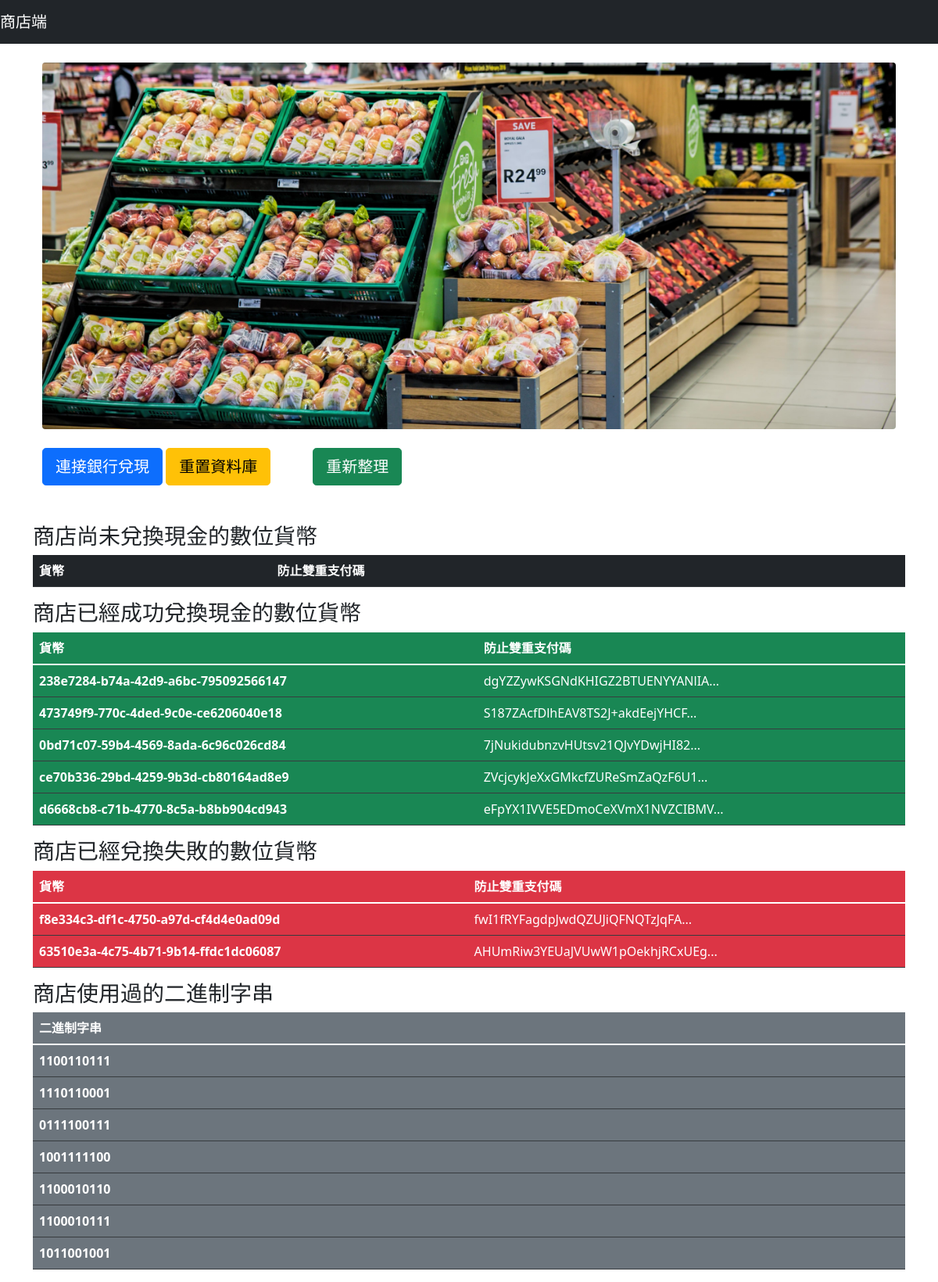
Before: / with the older database file.
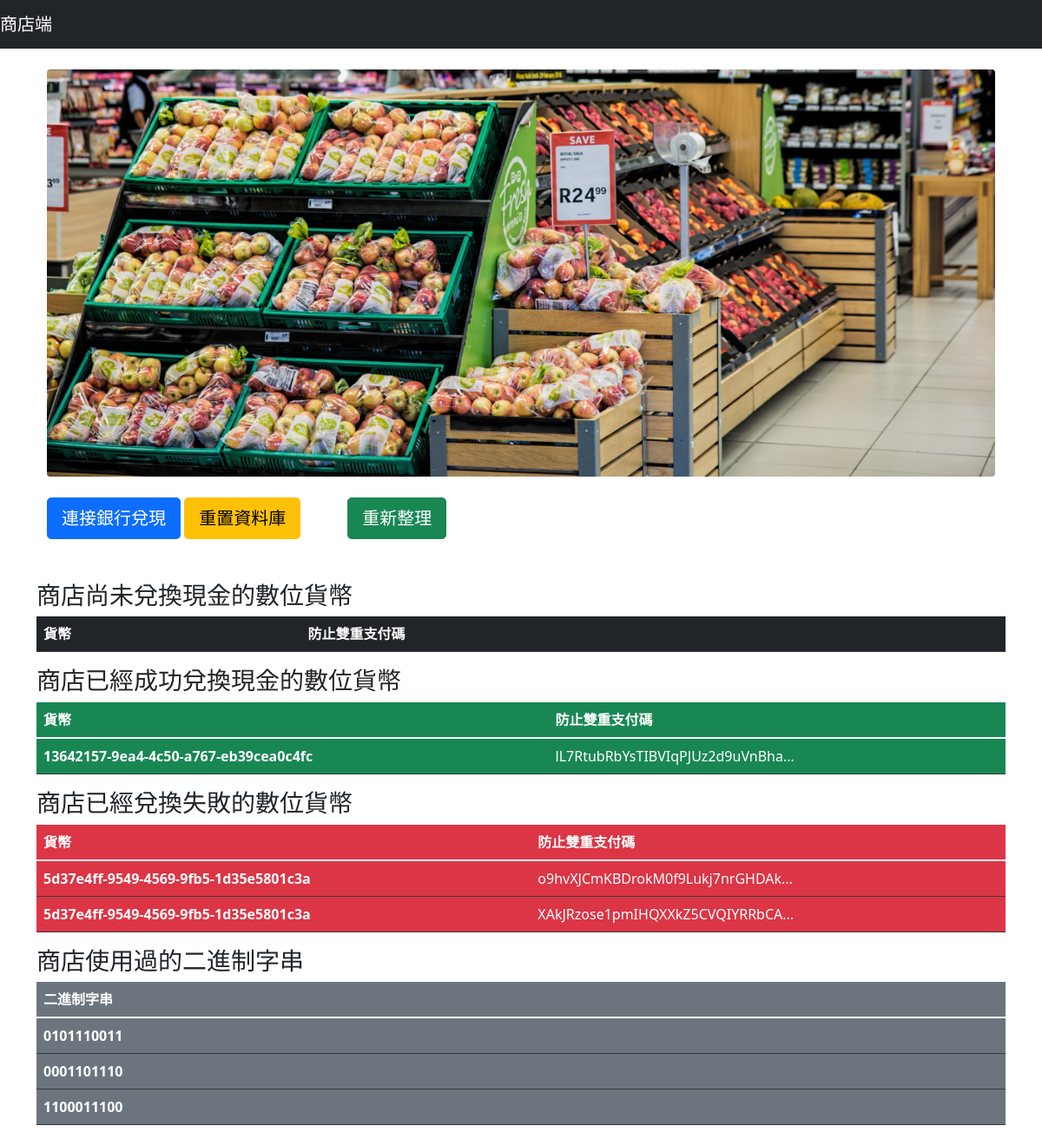
After: the same page with the newer database file.
### tables this page shows
CREATE TABLE STOREWALLET(
   id INTEGER PRIMARY KEY AUTOINCREMENT,
   hidden_user_info     TEXT                NOT NULL,
   digital_currency     TEXT     DEFAULT 0   NOT NULL,
   deposited         INT     DEFAULT 0,           
   deposit_fail         INT     DEFAULT 0
);

CREATE TABLE BINARYSTRINGS(
   id INTEGER PRIMARY KEY AUTOINCREMENT,
   binary_string     TEXT     DEFAULT 0   NOT NULL
);

### app.py (the view)
@app.route('/',methods=['GET'])
def homePage():
    NotDepositedYetCurrencys=SQLiteUtil.getCurrencyNotYetDepositForFrontEnd()
    CurrencysDeposited=SQLiteUtil.getCurrencyDepositedForFrontEnd()
    CurrencyDepositFail=SQLiteUtil.getCurrencyDepositFailForFrontEnd()
    binaryStrings = SQLiteUtil.getBinaryStringForFrontEnd()
    return render_template('index.html',NotDepositedYetCurrencys=NotDepositedYetCurrencys,CurrencysDeposited=CurrencysDeposited,CurrencyDepositFail=CurrencyDepositFail,binaryStrings=binaryStrings)

### SQLiteUtil.py (called while the page is built)
def getCurrencyNotYetDepositForFrontEnd():
    s=storeWalletTable.select().where(storeWalletTable.c.deposited==0,storeWalletTable.c.deposit_fail==0)
    conn = engine.connect()
    results = conn.execute(s)
    returnResult=list()
    for result in results:
        currency=result[2]
        hiddenUserInfo=json.loads(result[1])
        hiddenUserInfo=hiddenUserInfo[0][:30]+"..."
        resultList=list(result)
        returnResult.append([currency,hiddenUserInfo])
    return returnResult

def getCurrencyDepositedForFrontEnd():
    s=storeWalletTable.select().where(storeWalletTable.c.deposited==1 , storeWalletTable.c.deposit_fail!=1)
    conn = engine.connect()
    results = conn.execute(s)
    returnResult=list()
    for result in results:
        currency=result[2]
        hiddenUserInfo=json.loads(result[1])
        hiddenUserInfo=hiddenUserInfo[0][:30]+"..."
        resultList=list(result)
        returnResult.append([currency,hiddenUserInfo])
    return returnResult

def getCurrencyDepositFailForFrontEnd():
    s=storeWalletTable.select().where(storeWalletTable.c.deposit_fail==1)
    conn = engine.connect()
    results = conn.execute(s)
    returnResult=list()
    for result in results:
        currency=result[2]
        hiddenUserInfo=json.loads(result[1])
        hiddenUserInfo=hiddenUserInfo[0][:30]+"..."
        returnResult.append([currency,hiddenUserInfo])
    return returnResult

def getBinaryStringForFrontEnd():
    s=binaryStringTable.select()
    conn = engine.connect()
    results = conn.execute(s)
    returnResult=list()
    for result in results:
        binaryString=result[1]
        returnResult.append(binaryString)
    return returnResult

### templates/index.html (shortened to what this page needs)
<!DOCTYPE html>
<html lang="en">
<head>
    <link href="https://cdn.jsdelivr.net/npm/bootstrap@5.1.3/dist/css/bootstrap.min.css" rel="stylesheet"
>
</head>
<body>
    <nav class="navbar navbar-expand-lg navbar-dark bg-dark">
        <a class="navbar-brand" style=" font: size 100px;" href="#">商店端</a>
    </nav>
    <div class="container">
        <div class="container">
            <br>
            <img src="/static/images/Store.jpg" class="rounded mx-auto d-block" alt="..." style="width:100%">
            <br>
            <a type="button" class="btn btn-primary btn-lg" href="/deposit">連接銀行兌現</a>
            <a type="button" class="btn btn-warning btn-lg" href="/refresh-database">重置資料庫</a>
            <a type="button" class="btn btn-success btn-lg" style="position: relative;left:50px;" href="/">重新整理</a>
        </div>
        <br>
        <br>
        <h3>商店尚未兌換現金的數位貨幣</h3>
        <table class="table table-dark">
            <thead>
                <tr>
                    <th scope="col">貨幣</th>
                    <th scope="col">防止雙重支付碼</th>
                </tr>
            </thead>
        </table>
        <h3>商店已經成功兌換現金的數位貨幣</h3>
        <table class="table table-dark">
            <thead>
                <tr>
                    <th scope="col" class="bg-success">貨幣</th>
                    <th scope="col" class="bg-success">防止雙重支付碼</th>
                </tr>
            </thead>
            <tbody>
                {% for CurrencyDeposited in CurrencysDeposited %}
                <tr>
                    <th class="bg-success">{{ CurrencyDeposited[0]}}</th>
                    <td class="bg-success">{{CurrencyDeposited[1]}}</td>
                </tr>
                {% endfor %}
            </tbody>
        </table>
        <h3>商店已經兌換失敗的數位貨幣</h3>
        <table class="table table-dark">
            <thead>
                <tr>
                    <th scope="col" class="bg-danger">貨幣</th>
                    <th scope="col" class="bg-danger">防止雙重支付碼</th>
                </tr>
            </thead>
            <tbody>
                {% for CurrencyDepositFailed in CurrencyDepositFail %}
                <tr>
                    <th class="bg-danger">{{ CurrencyDepositFailed[0]}}</th>
                    <td class="bg-danger">{{CurrencyDepositFailed[1]}}</td>
                </tr>
                {% endfor %}
            </tbody>
        </table>
        <h3>商店使用過的二進制字串</h3>
        <table class="table table-dark">
            <thead>
                <tr>
                    <th scope="col" class="bg-secondary">二進制字串</th>
                </tr>
            </thead>
            <tbody>
                {% for binaryString in binaryStrings %}
                <tr>
                    <th class="bg-secondary">{{ binaryString}}</th>
                </tr>
                {% endfor %}
            </tbody>
        </table>
    </div>
</body>
</html>

Changed rows visible on the page:
removed STOREWALLET: digital_currency "238e7284-b74a-42d9-a6bc-795092566147", CurrencyDeposited "dgYZZywKSGNdKHIGZ2BTUENYYANlIA...", shown under "商店已經成功兌換現金的數位貨幣"
removed STOREWALLET: digital_currency "473749f9-770c-4ded-9c0e-ce6206040e18", CurrencyDeposited "S187ZAcfDlhEAV8TS2J+akdEejYHCF...", shown under "商店已經成功兌換現金的數位貨幣"
removed STOREWALLET: digital_currency "0bd71c07-59b4-4569-8ada-6c96c026cd84", CurrencyDeposited "7jNukidubnzvHUtsv21QJvYDwjHI82...", shown under "商店已經成功兌換現金的數位貨幣"
removed STOREWALLET: digital_currency "ce70b336-29bd-4259-9b3d-cb80164ad8e9", CurrencyDeposited "ZVcjcykJeXxGMkcfZUReSmZaQzF6U1...", shown under "商店已經成功兌換現金的數位貨幣"
removed STOREWALLET: digital_currency "d6668cb8-c71b-4770-8c5a-b8bb904cd943", CurrencyDeposited "eFpYX1IVVE5EDmoCeXVmX1NVZCIBMV...", shown under "商店已經成功兌換現金的數位貨幣"
removed STOREWALLET: digital_currency "f8e334c3-df1c-4750-a97d-cf4d4e0ad09d", CurrencyDepositFailed "fwI1fRYFagdpJwdQZUJiQFNQTzJqFA...", shown under "商店已經兌換失敗的數位貨幣"
removed STOREWALLET: digital_currency "63510e3a-4c75-4b71-9b14-ffdc1dc06087", CurrencyDepositFailed "AHUmRiw3YEUaJVUwW1pOekhjRCxUEg...", shown under "商店已經兌換失敗的數位貨幣"
removed BINARYSTRINGS: binary_string "1001111100"
removed BINARYSTRINGS: binary_string "1100010110"
removed BINARYSTRINGS: binary_string "1100010111"
removed BINARYSTRINGS: binary_string "1011001001"
added STOREWALLET: digital_currency "13642157-9ea4-4c50-a767-eb39cea0c4fc", CurrencyDeposited "lL7RtubRbYsTIBVIqPJUz2d9uVnBha...", shown under "商店已經成功兌換現金的數位貨幣"
added STOREWALLET: digital_currency "5d37e4ff-9549-4569-9fb5-1d35e5801c3a", CurrencyDepositFailed "o9hvXJCmKBDrokM0f9Lukj7nrGHDAk...", shown under "商店已經兌換失敗的數位貨幣"
added STOREWALLET: digital_currency "5d37e4ff-9549-4569-9fb5-1d35e5801c3a", CurrencyDepositFailed "XAkJRzose1pmIHQXXkZ5CVQIYRRbCA...", shown under "商店已經兌換失敗的數位貨幣"
changed BINARYSTRINGS (number 1 of 3 on the later page): binary_string "1100110111" → "0101110011"
changed BINARYSTRINGS (number 2 of 3 on the later page): binary_string "1110110001" → "0001101110"
changed BINARYSTRINGS (number 3 of 3 on the later page): binary_string "0111100111" → "1100011100"
